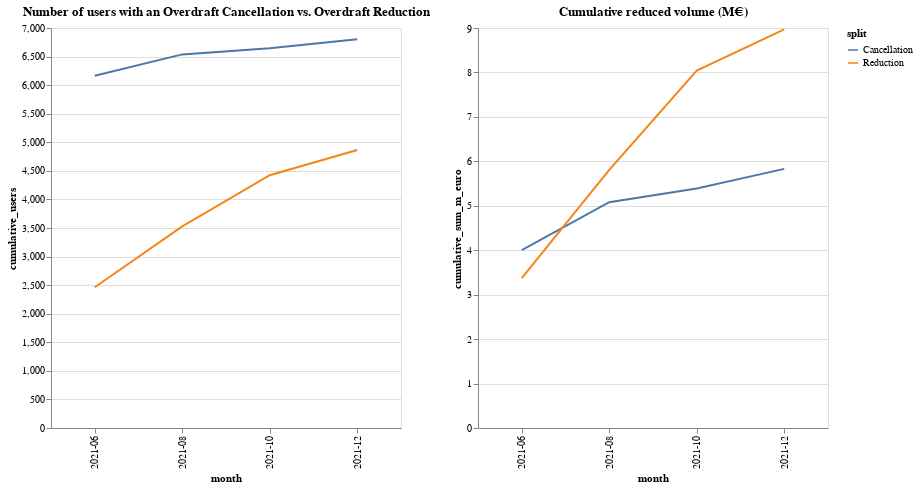

The notebook cell saved with this chart:
### Code cell
user_chart = af.line_multi(
    reduced_df, "split", "month", "cumulative_users", 350, 400, "x"
)
volume_chart = af.line_multi(
    reduced_df, "split", "month", "cumulative_sum_m_euro", 350, 400, "x"
)

user_chart.properties(
    title="Number of users with an Overdraft Cancellation vs. Overdraft Reduction"
) | volume_chart.properties(title="Cumulative reduced volume (M€)")

### Figure 1 — Vega-Lite specification as saved in the notebook (floating-point values rounded to 4 significant figures)
{"config": {"view": {"continuousWidth": 400, "continuousHeight": 300}}, "hconcat": [{"mark": "line", "encoding": {"color": {"field": "split", "type": "nominal"}, "tooltip": {"field": "cumulative_users", "type": "quantitative"}, "x": {"field": "month", "type": "nominal"}, "y": {"field": "cumulative_users", "sort": "x", "type": "quantitative"}}, "height": 400, "title": "Number of users with an Overdraft Cancellation vs. Overdraft Reduction", "width": 350}, {"mark": "line", "encoding": {"color": {"field": "split", "type": "nominal"}, "tooltip": {"field": "cumulative_sum_m_euro", "type": "quantitative"}, "x": {"field": "month", "type": "nominal"}, "y": {"field": "cumulative_sum_m_euro", "sort": "x", "type": "quantitative"}}, "height": 400, "title": "Cumulative reduced volume (M€)", "width": 350}], "data": {"name": "data-262247d6760fc7c2f1981df7617cebae"}, "$schema": "https://vega.github.io/schema/vega-lite/v4.17.0.json", "datasets": {"data-262247d6760fc7c2f1981df7617cebae": [{"month": "2021-06", "split": "Cancellation", "total_reduced_volume_m_euro": 4.0, "avg_reduction_per_user": 649.2, "n_users": 6166, "cumulative_sum_m_euro": 4.0, "cumulative_users": 6166}, {"month": "2021-08", "split": "Cancellation", "total_reduced_volume_m_euro": 1.08, "avg_reduction_per_user": 2898.0, "n_users": 372, "cumulative_sum_m_euro": 5.08, "cumulative_users": 6538}, {"month": "2021-10", "split": "Cancellation", "total_reduced_volume_m_euro": 0.31, "avg_reduction_per_user": 2810.0, "n_users": 109, "cumulative_sum_m_euro": 5.39, "cumulative_users": 6647}, {"month": "2021-12", "split": "Cancellation", "total_reduced_volume_m_euro": 0.44, "avg_reduction_per_user": 2802.0, "n_users": 157, "cumulative_sum_m_euro": 5.83, "cumulative_users": 6804}, {"month": "2021-06", "split": "Reduction", "total_reduced_volume_m_euro": 3.37, "avg_reduction_per_user": 1369.0, "n_users": 2464, "cumulative_sum_m_euro": 3.37, "cumulative_users": 2464}, {"month": "2021-08", "split": "Reduction", "total_reduced_volume_m_euro": 2.44, "avg_reduction_per_user": 2293.0, "n_users": 1063, "cumulative_sum_m_euro": 5.81, "cumulative_users": 3527}, {"month": "2021-10", "split": "Reduction", "total_reduced_volume_m_euro": 2.23, "avg_reduction_per_user": 2486.0, "n_users": 896, "cumulative_sum_m_euro": 8.04, "cumulative_users": 4423}, {"month": "2021-12", "split": "Reduction", "total_reduced_volume_m_euro": 0.93, "avg_reduction_per_user": 2093.0, "n_users": 443, "cumulative_sum_m_euro": 8.97, "cumulative_users": 4866}]}}
